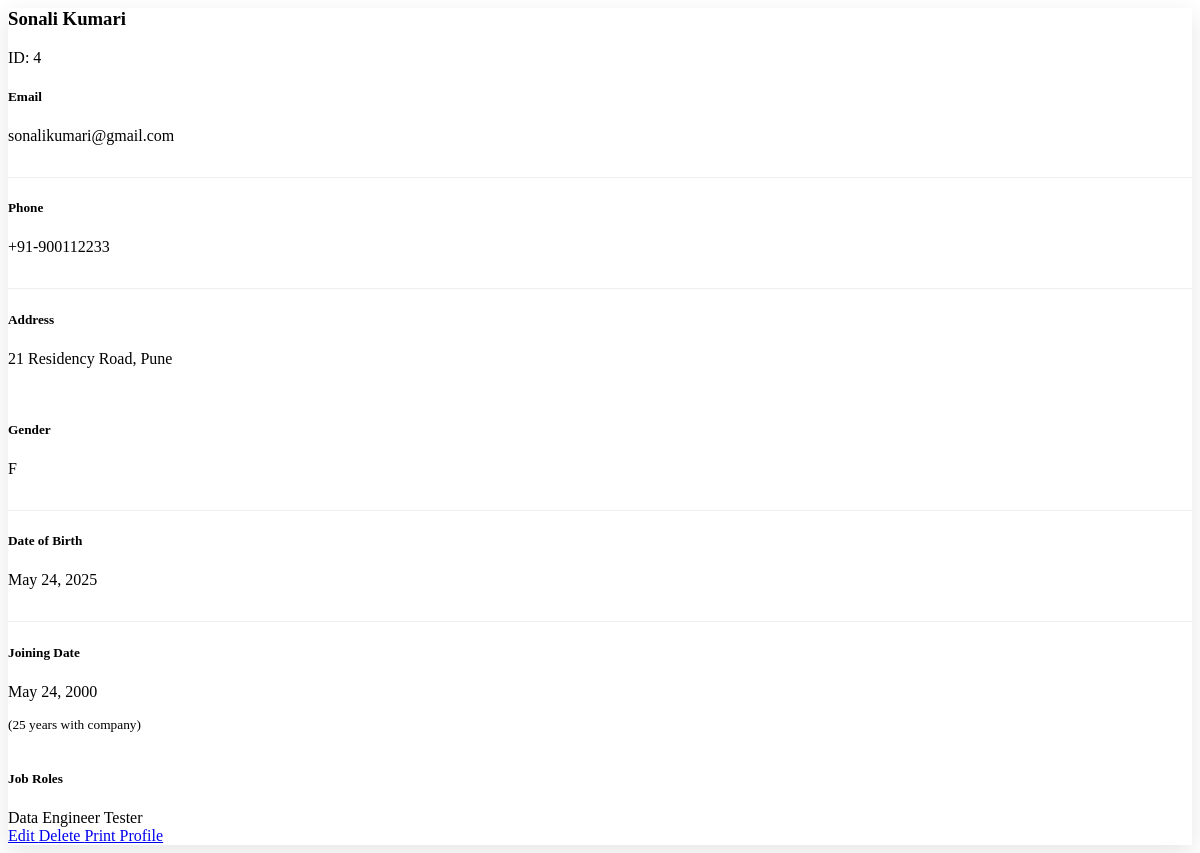
The page /employees/4/ on the database its author committed.
### ems/models.py (models this page shows, shortened)
class Employee(models.Model):
    GENDER_CHOICES=[('M','Male'),('F','Female'),('O','Other')]
    first_name=models.CharField(max_length=200)
    last_name=models.CharField(max_length=200)
    email_id=models.EmailField(max_length=250)
    phone_number=models.CharField(max_length=13,blank=True)
    address=models.TextField()
    gender=models.CharField(max_length=1,choices=GENDER_CHOICES,blank=True)
    dob=models.DateField()
    joining_date=models.DateField()
    jobs=models.ManyToManyField('Job',blank=True)

class Job(models.Model):
    name=models.CharField(max_length=250)

### ems/views.py (the view)
# urls.py: path('employees/<int:employee_id>/',views.employee_detail,name='employee_detail'),
def employee_detail(request,employee_id):
    try:
        employee= Employee.objects.get(id=employee_id)
    except Employee.DoesNotExist:
        raise Http404('Employee not found')
    return render(request,'ems/employee_details.html',{'employee':employee})

### ems/templates/ems/employee_details.html (shortened to what this page needs)
<div class="card employee-detail-card mb-4">
    <div class="card-header bg-primary text-white">
        <div class="d-flex justify-content-between align-items-center">
            <h3 class="mb-0">
                {{ employee.first_name|capfirst }} {{ employee.last_name|capfirst }}
            </h3>
            <span class="badge bg-light text-dark">
                ID: {{ employee.id|default:"N/A" }}
            </span>
        </div>
    </div>
    <div class="card-body">
        <div class="row">
            <div class="col-md-6">
                <div class="employee-info-item mb-3">
                    <h5 class="text-muted mb-1">Email</h5>
                    <p class="fs-5">{{ employee.email_id|default:"Not provided" }}</p>
                </div>
                <div class="employee-info-item mb-3">
                    <h5 class="text-muted mb-1">Phone</h5>
                    <p class="fs-5">{{ employee.phone_number|default:"Not provided" }}</p>
                </div>
                <div class="employee-info-item mb-3">
                    <h5 class="text-muted mb-1">Address</h5>
                    <p class="fs-5">{{ employee.address|default:"Not provided"|linebreaks }}</p>
                </div>
            </div>
            <div class="col-md-6">
                <div class="employee-info-item mb-3">
                    <h5 class="text-muted mb-1">Gender</h5>
                    <p class="fs-5">{{ employee.gender|default:"Not specified" }}</p>
                </div>
                <div class="employee-info-item mb-3">
                    <h5 class="text-muted mb-1">Date of Birth</h5>
                    <p class="fs-5">{{ employee.dob|date:"F j, Y"|default:"Not provided" }}</p>
                </div>
                <div class="employee-info-item mb-3">
                    <h5 class="text-muted mb-1">Joining Date</h5>
                    <p class="fs-5">{{ employee.joining_date|date:"F j, Y"|default:"Not provided" }}</p>
                    <small class="text-muted">
                        ({{ employee.joining_date|timesince }} with company)
                    </small>
                </div>
            </div>
        </div>
        <div class="mt-4">
            <h5 class="text-muted mb-3">Job Roles</h5>
            <div class="d-flex flex-wrap gap-2">
                {% if employee.jobs.all %}
                    {% for job in employee.jobs.all %}
                        <span class="badge bg-secondary py-2 px-3">
                            {{ job.name }}
                        </span>
                    {% endfor %}
                {% else %}
                    <div class="alert alert-warning w-100 mb-0">
                        No job roles assigned
                    </div>
                {% endif %}
            </div>
        </div>
    </div>
    <div class="card-footer bg-light">
        <div class="d-flex justify-content-end gap-2">
            <a href="#" class="btn btn-outline-primary">
                 Edit
            </a>
            <a href="#" class="btn btn-outline-danger">
                 Delete
            </a>
            <a href="#" class="btn btn-primary">
                 Print Profile
            </a>
        </div>
    </div>
</div>

### ems/templates/ems/employee_details.html (style rules this page uses)
.employee-detail-card { border: none; box-shadow: 0 0.5rem 1.5rem rgba(0, 0, 0, 0.1); transition: transform 0.3s ease; }
.employee-info-item { padding-bottom: 1rem; border-bottom: 1px solid #eee; }
.employee-info-item:last-child { border-bottom: none; }

### rows shown on the page
Employee: first_name "Sonali", last_name "Kumari", id "4", email_id "sonalikumari@gmail.com", phone_number "+91-900112233", address "21 Residency Road, Pune", gender "F", dob "May 24, 2025", joining_date "May 24, 2000", joining_date "25 years"
Job: name "Data Engineer"
Job: name "Tester"
